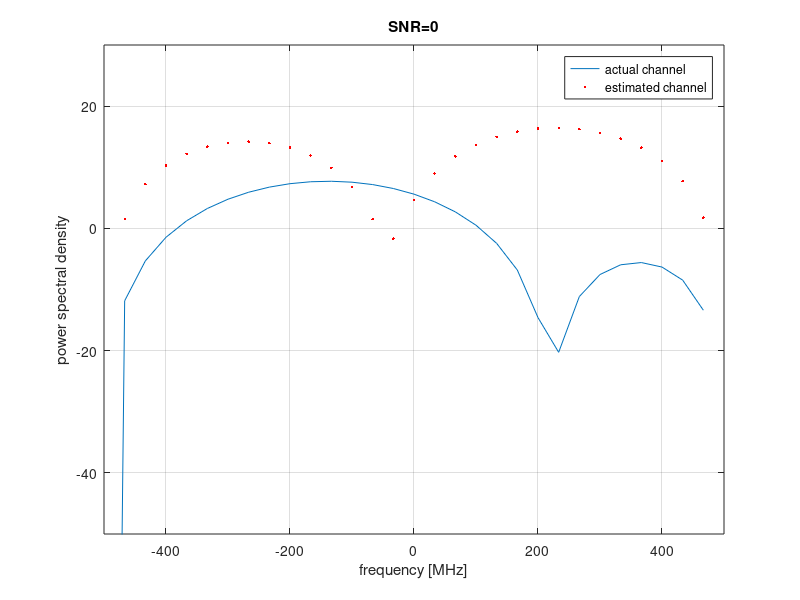
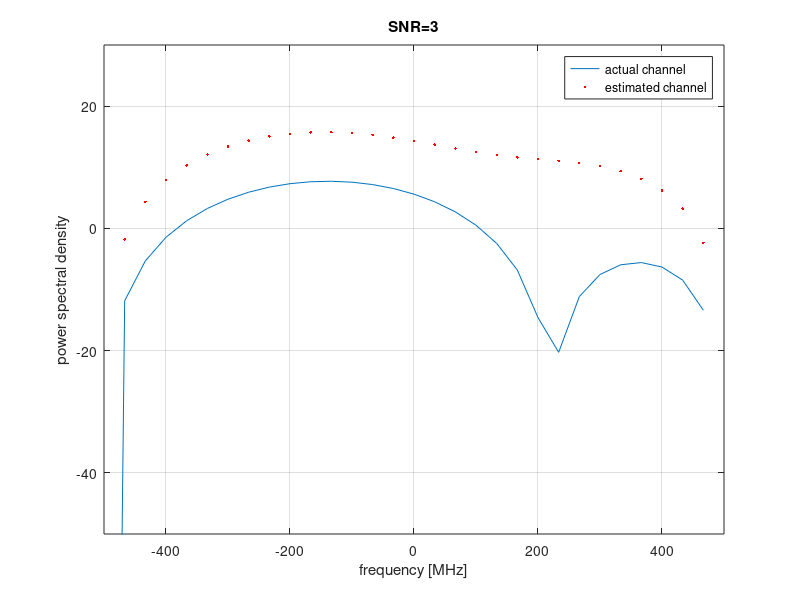
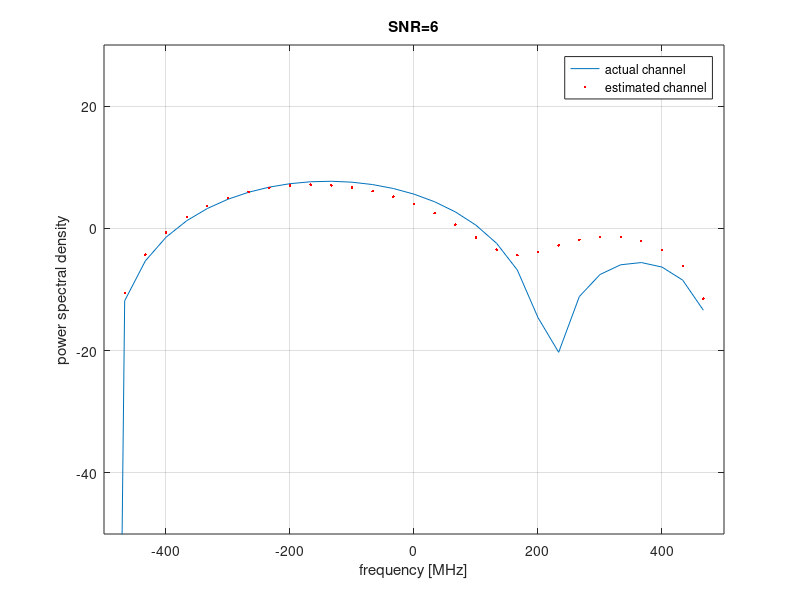
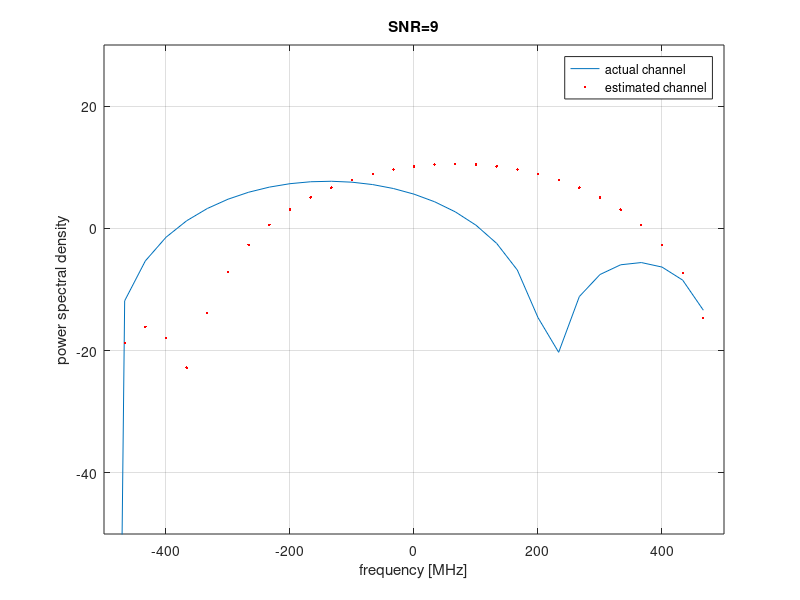

Write MATLAB code to recreate these figures, in order.
clc; clear; close all;

% L - channel order
% N - size of the block before adding cyclic-prefix
% M - size of the block after adding cyclic-prefix
% P - period of the superimposed training vector (has to be equal to L)
% c - training vector
% fs - sampling frequency

L=3;
N=10*L;
M=N+L; 
P=L;
Q=N/P; 

c_P=complex([1:P]./P,-[P:-1:1]./P);
c=kron(ones(Q,1),c_P.');
c=c/sqrt(c'*c);

fs=1e3;
f=[-N/2:N/2-1]*(fs/N);

% h - (unknown) channel vector
% H - (unknown) channel matrix obtained by employing commutativity
h=0.5*randn(1,L)+j*0.5*randn(1,L);
h=h-mean(h);
h=h/std(h);
H=toeplitz([h zeros(1,N-L)].',[h(1) zeros(1,N-L) h(end:-1:2)]);

SNR=0:3:30;
SNR_lin=10.^(SNR./10);

% power allocation to training and data (must add to 1)
pow_c=0.5;
pow_w=0.5;

for ii=1:length(SNR_lin)
    % w - data vector
    w=2*randint(N,1)-1;
    
    J=kron((1/Q)*ones(Q),eye(P));
    
    % s - data + training (at appropriate powers and SNR)
    s = sqrt(pow_w*SNR_lin(ii))*(eye(N)-J)*w + sqrt(pow_c*SNR_lin(ii))*c;
    
    % v - random noise
    v=randn(N,1);
    v=v-mean(v);
    v=v/std(v);
    
    % x - transmitted signal
    x=H*s+v;
    
    % F - DFT matrix
    F=(1/sqrt(N))*dftmtx(N);
    x_hat=F*x;
    c_hat=F*sqrt(pow_c*SNR_lin(ii))*c;
    
    d=[x_hat(1:Q:end)./c_hat(1:Q:end)];
    F_P=(1/P)*dftmtx(P);
    
    % estimated channel
    h_hat=F_P'*d;
    
    % frequency domain representation of true and estimated channels
    magH_f1=abs(fft([h zeros(1,N-L)],N));
    magH_f2=abs(fft([h_hat.' zeros(1,N-L)],N));
    
    figure
    plot(f,20*log10(magH_f1))
    hold on
    plot(f,20*log10(magH_f2),'r.')
    xlabel('frequency [MHz]')
    ylabel('power spectral density')
    title(sprintf('SNR=%i',SNR(ii)))
    axis([-fs/2 fs/2 -50 30])
    legend('actual channel','estimated channel')
    grid on
    
end
